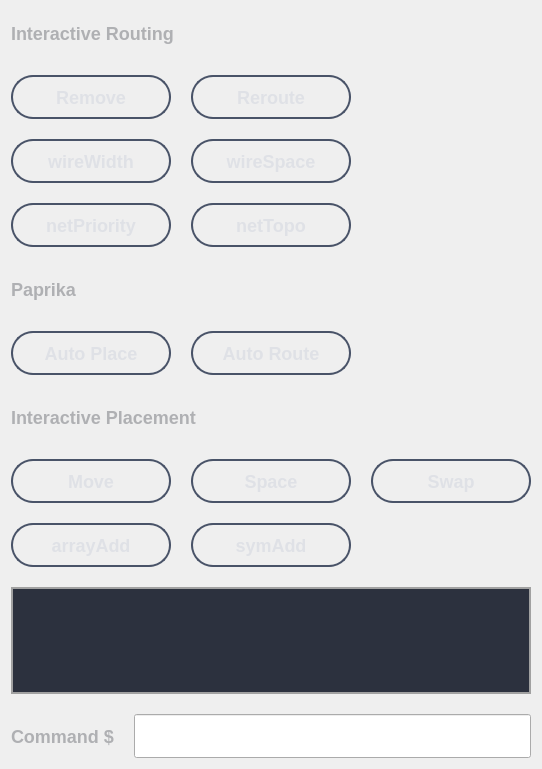
<?xml version="1.0" encoding="UTF-8"?>
<ui version="4.0">
 <class>CommandWidget</class>
 <widget class="QWidget" name="CommandWidget">
  <property name="geometry">
   <rect>
    <x>0</x>
    <y>0</y>
    <width>540</width>
    <height>769</height>
   </rect>
  </property>
  <property name="windowTitle">
   <string>Form</string>
  </property>
  <property name="styleSheet">
   <string notr="true">QPlainTextEdit QScrollBar
{
background:#131720;
}
QPlainTextEdit QScrollBar::handle
{
background:#1167CF;
min-height:50px;
}
QPlainTextEdit QScrollBar::add-line
{
border: none;
background:#131720;
}
QPlainTextEdit QScrollBar::sub-line
{
border:none;
background:#131720;
}
#plainTextEdit_info QScrollBar::add-page
{
background:#131720;
}
QPlainTextEdit QScrollBar::sub-page
{
background:#131720;
}
QPlainTextEdit
{
background: #2c313e;
border:2px solid #a1a1a1;
font-size: 16px;
font-family: &quot;思源黑体 CN Medium&quot;;
font-weight: 500;
color: #ffffff;
selection-background-color: #1167cf;
}
QLabel
{
font-size: 18px;
font-family: &quot;思源黑体 CN Medium&quot;;
font-weight: 500;
color: #AFB0B3;
}
QPushButton{
border: 2px solid #495368;
border-radius: 22px;
background-color: qlineargradient(x1:0, y1:0, x2:0, y2:1,
stop:0 #55627C,stop:1 #2A3345);
color: #DFE1E6;
font-size: 18px;
font-family: &quot;思源黑体 CN Medium&quot;;
font-weight: 500;
}
QPushButton:hover{
background: #5C6984;
color: #DFE1E6;
font-size: 18px;
font-family: &quot;思源黑体 CN Medium&quot;;
font-weight: 500;
}
.GrayButton:pressed {
background: #2D3749;
color: #DFE1E6;
font-size: 18px;
font-family: &quot;思源黑体 CN Medium&quot;;
font-weight: 500;
}
QPushButton:disabled {
border: 2px solid #282E3B;
background: qlineargradient(x1:0, y1:0, x2:0, y2:1,
stop:0 #2B313F,stop:1 #222733);
color: #5C6069;
font-size: 18px;
font-family: &quot;思源黑体 CN Medium&quot;;
font-weight: 500;
}
* {
    font-family: &quot;思源黑体 CN Medium&quot;;
    font-size:15px;
    /*background-color: #2d2d30;*/
    color: #c7c7c7;
}</string>
  </property>
  <layout class="QVBoxLayout" name="verticalLayout">
   <property name="spacing">
    <number>20</number>
   </property>
   <item>
    <layout class="QGridLayout" name="gridLayout_3">
     <property name="spacing">
      <number>20</number>
     </property>
     <item row="2" column="1">
      <widget class="QPushButton" name="pushButton_wireSpace">
       <property name="minimumSize">
        <size>
         <width>160</width>
         <height>44</height>
        </size>
       </property>
       <property name="text">
        <string>wireSpace</string>
       </property>
      </widget>
     </item>
     <item row="1" column="0">
      <widget class="QPushButton" name="pushButton_remove">
       <property name="minimumSize">
        <size>
         <width>160</width>
         <height>44</height>
        </size>
       </property>
       <property name="text">
        <string>Remove</string>
       </property>
      </widget>
     </item>
     <item row="3" column="0">
      <widget class="QPushButton" name="pushButton_netPriority">
       <property name="minimumSize">
        <size>
         <width>160</width>
         <height>44</height>
        </size>
       </property>
       <property name="text">
        <string>netPriority</string>
       </property>
      </widget>
     </item>
     <item row="1" column="1">
      <widget class="QPushButton" name="pushButton_reroute">
       <property name="minimumSize">
        <size>
         <width>160</width>
         <height>44</height>
        </size>
       </property>
       <property name="text">
        <string>Reroute</string>
       </property>
      </widget>
     </item>
     <item row="3" column="1">
      <widget class="QPushButton" name="pushButton_netTopo">
       <property name="minimumSize">
        <size>
         <width>160</width>
         <height>44</height>
        </size>
       </property>
       <property name="text">
        <string>netTopo</string>
       </property>
      </widget>
     </item>
     <item row="0" column="0" colspan="2">
      <widget class="QLabel" name="label_3">
       <property name="minimumSize">
        <size>
         <width>0</width>
         <height>44</height>
        </size>
       </property>
       <property name="text">
        <string>Interactive Routing</string>
       </property>
      </widget>
     </item>
     <item row="2" column="0">
      <widget class="QPushButton" name="pushButton_wireWidth">
       <property name="minimumSize">
        <size>
         <width>160</width>
         <height>44</height>
        </size>
       </property>
       <property name="text">
        <string>wireWidth</string>
       </property>
      </widget>
     </item>
     <item row="2" column="2">
      <spacer name="horizontalSpacer_2">
       <property name="orientation">
        <enum>Qt::Horizontal</enum>
       </property>
       <property name="sizeHint" stdset="0">
        <size>
         <width>40</width>
         <height>20</height>
        </size>
       </property>
      </spacer>
     </item>
    </layout>
   </item>
   <item>
    <layout class="QGridLayout" name="gridLayout">
     <property name="spacing">
      <number>20</number>
     </property>
     <item row="1" column="0">
      <widget class="QPushButton" name="pushButton_autoPlace">
       <property name="minimumSize">
        <size>
         <width>160</width>
         <height>44</height>
        </size>
       </property>
       <property name="text">
        <string>Auto Place</string>
       </property>
      </widget>
     </item>
     <item row="0" column="0" colspan="2">
      <widget class="QLabel" name="label">
       <property name="minimumSize">
        <size>
         <width>0</width>
         <height>44</height>
        </size>
       </property>
       <property name="text">
        <string>Paprika</string>
       </property>
      </widget>
     </item>
     <item row="1" column="1">
      <widget class="QPushButton" name="pushButton_autoRoute">
       <property name="minimumSize">
        <size>
         <width>160</width>
         <height>44</height>
        </size>
       </property>
       <property name="text">
        <string>Auto Route</string>
       </property>
      </widget>
     </item>
     <item row="1" column="2">
      <spacer name="horizontalSpacer">
       <property name="orientation">
        <enum>Qt::Horizontal</enum>
       </property>
       <property name="sizeHint" stdset="0">
        <size>
         <width>40</width>
         <height>20</height>
        </size>
       </property>
      </spacer>
     </item>
    </layout>
   </item>
   <item>
    <layout class="QGridLayout" name="gridLayout_2">
     <property name="spacing">
      <number>20</number>
     </property>
     <item row="0" column="0" colspan="2">
      <widget class="QLabel" name="label_2">
       <property name="minimumSize">
        <size>
         <width>0</width>
         <height>44</height>
        </size>
       </property>
       <property name="text">
        <string>Interactive Placement</string>
       </property>
      </widget>
     </item>
     <item row="1" column="0">
      <widget class="QPushButton" name="pushButton_move">
       <property name="minimumSize">
        <size>
         <width>160</width>
         <height>44</height>
        </size>
       </property>
       <property name="text">
        <string>Move</string>
       </property>
      </widget>
     </item>
     <item row="1" column="1">
      <widget class="QPushButton" name="pushButton_space">
       <property name="minimumSize">
        <size>
         <width>160</width>
         <height>44</height>
        </size>
       </property>
       <property name="text">
        <string>Space</string>
       </property>
      </widget>
     </item>
     <item row="1" column="2">
      <widget class="QPushButton" name="pushButton_swap">
       <property name="minimumSize">
        <size>
         <width>160</width>
         <height>44</height>
        </size>
       </property>
       <property name="text">
        <string>Swap</string>
       </property>
      </widget>
     </item>
     <item row="2" column="0">
      <widget class="QPushButton" name="pushButton_arrayAdd">
       <property name="minimumSize">
        <size>
         <width>160</width>
         <height>44</height>
        </size>
       </property>
       <property name="text">
        <string>arrayAdd</string>
       </property>
      </widget>
     </item>
     <item row="2" column="1">
      <widget class="QPushButton" name="pushButton_symAdd">
       <property name="minimumSize">
        <size>
         <width>160</width>
         <height>44</height>
        </size>
       </property>
       <property name="text">
        <string>symAdd</string>
       </property>
      </widget>
     </item>
    </layout>
   </item>
   <item>
    <widget class="QPlainTextEdit" name="plainTextEdit"/>
   </item>
   <item>
    <layout class="QHBoxLayout" name="horizontalLayout">
     <item>
      <widget class="QLabel" name="label_4">
       <property name="text">
        <string>Command $</string>
       </property>
      </widget>
     </item>
     <item>
      <widget class="QLineEdit" name="lineEdit">
       <property name="minimumSize">
        <size>
         <width>0</width>
         <height>44</height>
        </size>
       </property>
      </widget>
     </item>
    </layout>
   </item>
  </layout>
 </widget>
 <resources/>
 <connections/>
</ui>
